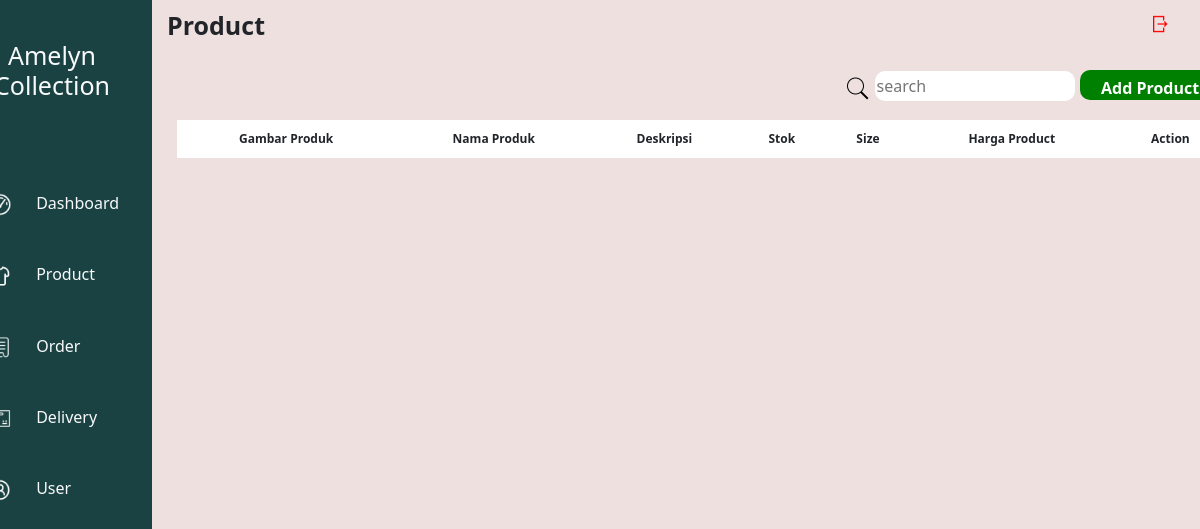
Page /product/manage-product/ on the earlier database version.
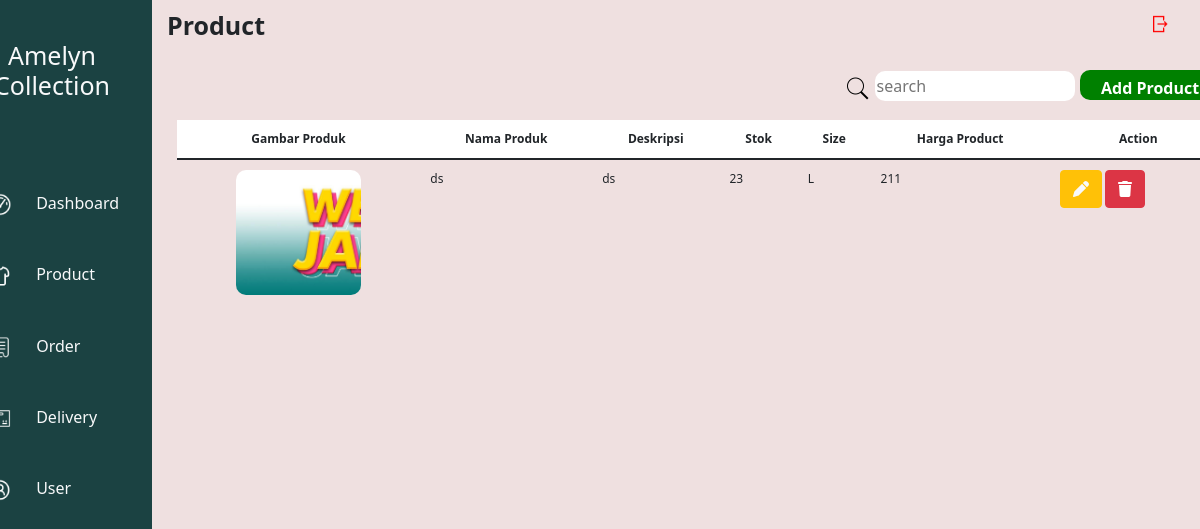
Same page on the later database version.
### product/models.py (models this page shows, shortened)
class Product(models.Model):
    SIZE_CHOICES = [
        ('S', 'S'),
        ('M', 'M'),
        ('L', 'L'),
        ('XL', 'XL'),
    ]
    imageProduct = models.ImageField(upload_to="upload/menu/")
    nameProduct = models.CharField(max_length=100)
    descProduct = models.CharField(max_length=100)
    sizeProduct = models.CharField(max_length=2, choices=SIZE_CHOICES)
    stockProduct = models.PositiveIntegerField()
    priceProduct = models.IntegerField()

### product/views.py (the view)
# urls.py: path('manage-product/', views.manageProduct, name="manage-product"),
def manageProduct(request):
    context = {
        'product': Product.objects.all()
    }
    return render(request, 'manage_product.html', context)

### templates/manage_product.html (shortened to what this page needs)
{% extends "base_admin.html" %}
{% load static %}
{% block header %}
<link rel="stylesheet" href="{% static 'css/manage_product.css' %}">
{% endblock header %}
{% block content %}
<div class="container">
  <div class="menu">
      <nav class="col-md-3 col-lg-2 d-md-block sidebar">
          <div class="position-sticky">
              <ul class="nav flex-column">
                  <li class="nav-item">
                      <h5 class="nav-link text-light">Amelyn<br>Collection</h5>
                  </li>
              </ul>
          </div>
          <div class="position-sticky button-list">
              <ul class="nav flex-column mt-5  nav-custom">
                  <li class="nav-item mt-3 text-start">
                      <a class="nav-link text-light" href="#" id="menuSieBar">
                          <img src="{% static 'images/dashboard.png' %}" class="list-imagea">
                          Dashboard</a>
                  </li>
                  <li class="nav-item mt-4">
                      <a class="nav-link text-light" href="#" id="menuSieBar">
                          <img src="{% static 'images/icons8-cloth-96 1.png' %}" class="list-imageb">
                          Product</a>
                  </li>
                  <li class="nav-item mt-4">
                      <a class="nav-link text-light" href="#" id="menuSieBar">
                          <img src="{% static 'images/icons8-order-48 1.png' %}" class="list-imagec">
                          Order</a>
                  </li>
                  <li class="nav-item mt-4">
                      <a class="nav-link text-light" href="#" id="menuSieBar">
                          <img src="{% static 'images/icons8-package-50 1.png'%}" class="list-imaged">
                          Delivery</a>
                  </li>
                  <li class="nav-item mt-4">
                      <a class="nav-link text-light" href="#" id="menuSieBar">
                          <img src="{% static 'images/icons8-male-user-96 1.png'%}" class="list-imagee">
                          User</a>
                  </li>
              </ul>
          </div>
      </nav>
  </div>
  <div class="header">
      <div class="dashboard">
          <a href=""> <img src="{% static 'images/icons8-log-out-32.png'%}" style="width: 20px; height: 20px;" class="Log-Out"></a>
      </div>
      <div class="content">
          <h1>Product</h1>
      </div>
  </div>
  <div class="search">
      <img src="{% static 'images/icons8-search-50.png'%}" class="search-icon">
      <input type="search" placeholder="search">
  </div>
  <div class="button">
    <button class="btn btn-success mb-3" data-bs-toggle="modal" data-bs-target="#addModal">Add Product</button>
  </div>
  <div class="table-container">
      <table class="table">
          <thead>
              <tr>
                  <th>Gambar Produk</th>
                  <th>Nama Produk</th>
                  <th>Deskripsi</th>
                  <th>Stok</th>
                  <th>Size</th>
                  <th>Harga Product</th>
                  <th>Action</th>
              </tr>
          </thead>
          <tbody>
              {% for i in product %}
        <tr>
          <td  class="text-center"><img src="{{i.imageProduct.url}}" width="125rem" height="125rem" style="border-radius: 10px;"></td>
          <td>{{i.nameProduct}}</td>
          <td>{{i.descProduct}}</td>
          <td>{{i.stockProduct}}</td>
          <td>{{i.sizeProduct}}</td>
          <td>{{i.priceProduct}}</td>
          <td>
            <button type="button" class="btn btn-warning" data-bs-toggle="modal" data-bs-target="#exampleModalUpdate-{{i.id}}"><i class="fa-solid fa-pen shadow-none link-light"></i></button>
          <button type="button" class="btn btn-danger" data-bs-toggle="modal" data-bs-target="#exampleModalDelete-{{i.id}}"><i class="fa-solid fa-trash shadow-none"></i></button>
          </td>
        </tr>
      {% endfor %}
          </tbody>
      </table>
  </div>
</div>
{% endblock content %}

### templates/base_admin.html (shortened to what this page needs)
{% load static %}
<!doctype html>
<html lang="en">
<head>
    <link href="https://cdn.jsdelivr.net/npm/bootstrap@5.1.3/dist/css/bootstrap.min.css" rel="stylesheet"
>
    {% block header %}
    {% endblock header %}
</head>
<body>
    {% block content %}
    {% endblock content %}
</body>
</html>

### static/css/manage_product.css (style rules this page uses)
body { background-color: rgb(239, 224, 224); }
.container { display: flex; width: 100%; }
.menu { width: 200px; position: relative; right: 90px; }
.sidebar { width: 200px; height: 100vh; text-align: center; background-color: #1B4242; }
.sidebar h5 { color: white; margin-top: 4vh; font-size: 25px; }
#menuSieBar { position: relative; left: 15px; border-radius: 15px; color: #fff; padding: 5px; margin: 6px; transition: background-color 1s ease; width: 170px; }
.nav-custom { width: 32vh; }
.list-imagea { width: 24px; margin-right: 20px; margin-left: 10px; }
.list-imageb { width: 24px; margin-left: 10px; margin-right: 20px; }
.list-imagec { width: 24px; margin-left: 10px; margin-right: 20px; }
.list-imaged { width: 24px; margin-left: 10px; margin-right: 20px; }
.list-imagee { width: 24px; margin-left: 10px; margin-right: 20px; }
.button-list { text-align: left; }
.dashboard { position: fixed; top: 0; right: 20px; padding: 10px; z-index: 1000; height: auto; }
.content { position: relative; right: 80px; height: 30px; padding: 5px; margin-top: 5px; height: auto; }
.content, h1 { font-weight: bold; font-size: 25px; }
.table-container { position: relative; top: 120px; right: 46%; width: 1900px; border-bottom: none; height: 300px; }
.table { width: 1050px; border-collapse: collapse; border-bottom: none; height: 30px; font-size: 12px; }
.table th { padding: 10px; text-align: left; border-bottom: none; background-color: white; text-align: center; }
.table td { padding: 10px; margin: 10px; text-align: left; border-bottom: none; }
.search { position: relative; top: 75px; left: 47%; height: fit-content; }
.search-icon { position: relative; right: 30px; height: 25px; width: 25px; }
.search input { position: relative; border-radius: 10px; border: none; height: 30px; bottom: 30px; width: 200px; }
.button { position: relative; top: 70px; left: 47.5%; height: fit-content; border: none; }
.button button { width: 140px; height: 30px; color: white; background-color: green; border: none; border-radius: 10px; font-weight: bold; }
.Log-Out { position: relative; height: 30px; width: 30px; }
.header { width: auto; }

Differences in the rows shown:
added Product: imageProduct (picture), nameProduct "ds", descProduct "ds", stockProduct "23", sizeProduct "L", priceProduct "211"
